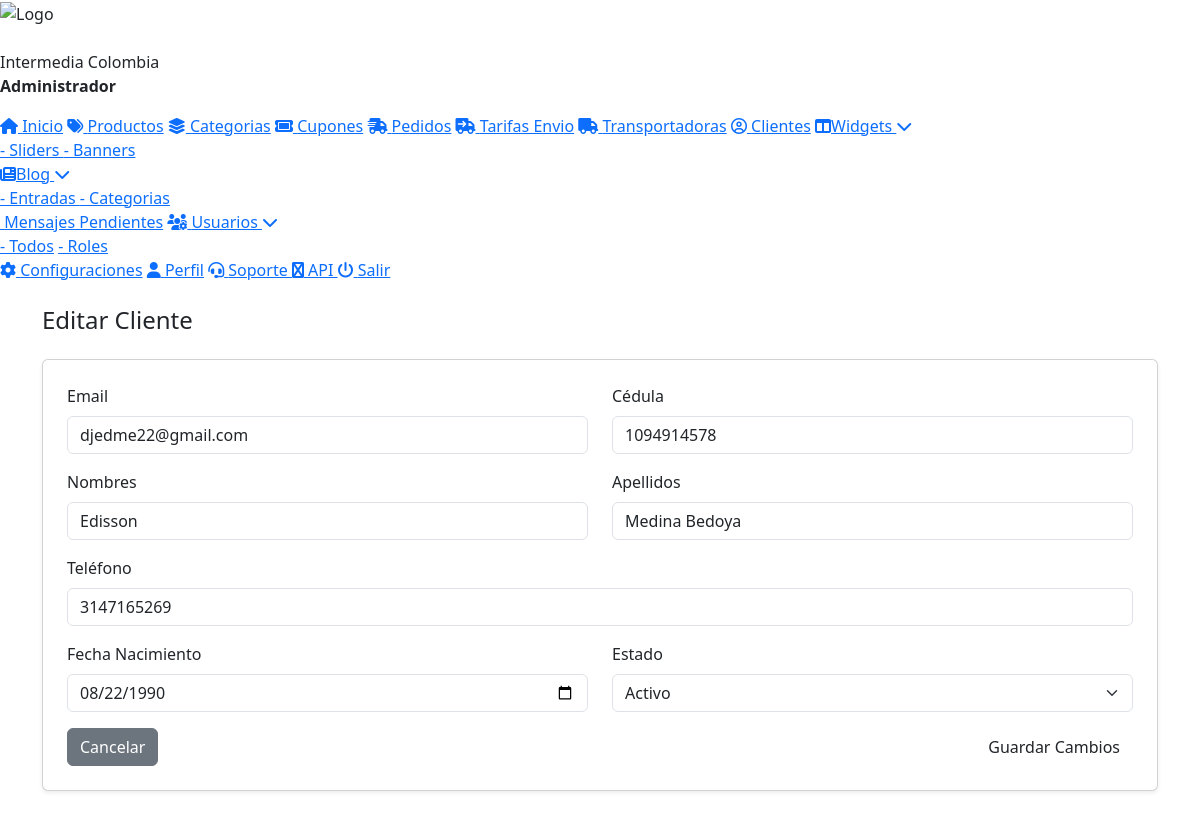
Screenshot of /admin/clients/client_edit.php?id=32 (signed in) with the database file from the repository.
### tables this page shows
CREATE TABLE `roles` (
  `id` int NOT NULL,
  `name` varchar(50) NOT NULL,
  `description` text,
  `created_at` timestamp NULL DEFAULT CURRENT_TIMESTAMP,
  `updated_at` timestamp NULL DEFAULT CURRENT_TIMESTAMP ON UPDATE CURRENT_TIMESTAMP,
  `borrado` tinyint NOT NULL DEFAULT '0'
);

CREATE TABLE `users` (
  `id` int UNSIGNED NOT NULL,
  `email` varchar(190) NOT NULL,
  `first_name` varchar(100) NOT NULL,
  `last_name` varchar(100) NOT NULL,
  `cc_number` varchar(30) NOT NULL,
  `dial_code` varchar(10) NOT NULL,
  `phone` varchar(30) NOT NULL,
  `birth_date` date NOT NULL,
  `status` enum('active','inactive','deleted') DEFAULT 'active',
  `created_at` timestamp NULL DEFAULT CURRENT_TIMESTAMP,
  `updated_at` timestamp NULL DEFAULT CURRENT_TIMESTAMP ON UPDATE CURRENT_TIMESTAMP
);

### admin/login/session.php (called while the page is built, shortened)
<?php
require_once __DIR__ . '/../../inc/config.php';
try {
    $pdo = new PDO("mysql:host=$host;dbname=$dbname;charset=utf8", $dbuser, $dbpass);
    $pdo->setAttribute(PDO::ATTR_ERRMODE, PDO::ERRMODE_EXCEPTION);
} catch (PDOException $e) {
    die("Error de conexión: " . $e->getMessage());
}
$nombre    = $_SESSION["user"]["nombre"];
$apellido  = $_SESSION["user"]["apellido"];
$rol_id    = $_SESSION["user"]["rol_id"];
try {
    $stmtRol = $pdo->prepare("SELECT name FROM roles WHERE id = :rol_id LIMIT 1");
    $stmtRol->execute([':rol_id' => $rol_id]);
    $rolData = $stmtRol->fetch(PDO::FETCH_ASSOC);
    $rolUser = $rolData ? $rolData['name'] : 'Sin Rol';
} catch (PDOException $e) {
    $rolUser = 'Sin Rol';
}
?>

### inc/config.php (called while the page is built, shortened)
<?php
$url = URLBASE;

### admin/clients/client_edit.php (the view, shortened to what this page needs)
<?php
require_once __DIR__ . '/../login/session.php';
require_once __DIR__ . '/../../inc/config.php';
$id = (int)($_GET['id'] ?? 0);
try {
    $pdo = new PDO("mysql:host=$host;dbname=$dbname;charset=utf8mb4",$dbuser,$dbpass,[
        PDO::ATTR_ERRMODE=>PDO::ERRMODE_EXCEPTION,
        PDO::ATTR_DEFAULT_FETCH_MODE=>PDO::FETCH_ASSOC
    ]);
} catch (Throwable $e) {
    $_SESSION['flash_type']  = 'error';
    $_SESSION['flash_title'] = 'Error';
    $_SESSION['flash_text']  = 'Error de conexión: '.$e->getMessage();
    header('Location: '.$url.'/admin/clients/');
    exit;
}
$stmt = $pdo->prepare("SELECT * FROM users WHERE id=? AND status!='deleted'");
$stmt->execute([$id]);
$client = $stmt->fetch();
?>
<!doctype html>
<html lang="es">
<head>
<?php require_once __DIR__ . '/../inc/header.php'; ?>
</head>
<body>
<?php require_once __DIR__ . '/../inc/menu.php'; ?>
<div class="container my-4">
  <h4 class="mb-4">Editar Cliente</h4>
  <form method="post" class="card p-4 shadow-sm">
    <div class="row mb-3">
      <div class="col-md-6">
        <label class="form-label">Email</label>
        <input type="email" name="email" class="form-control" required value="<?= htmlspecialchars($client['email']) ?>">
      </div>
      <div class="col-md-6">
        <label class="form-label">Cédula</label>
        <input type="text" name="cc_number" class="form-control" value="<?= htmlspecialchars($client['cc_number']) ?>">
      </div>
    </div>
    <div class="row mb-3">
      <div class="col-md-6">
        <label class="form-label">Nombres</label>
        <input type="text" name="first_name" class="form-control" required value="<?= htmlspecialchars($client['first_name']) ?>">
      </div>
      <div class="col-md-6">
        <label class="form-label">Apellidos</label>
        <input type="text" name="last_name" class="form-control" value="<?= htmlspecialchars($client['last_name']) ?>">
      </div>
    </div>
    <div class="row mb-3">
  <div class="col-md-12">
    <label class="form-label">Teléfono</label>
    <input type="tel" id="phone" name="phone" class="form-control" value="<?= htmlspecialchars($client['phone']) ?>">
  </div>
</div>
    <div class="row mb-3">
      <div class="col-md-6">
        <label class="form-label">Fecha Nacimiento</label>
        <input type="date" name="birth_date" class="form-control" value="<?= htmlspecialchars($client['birth_date']) ?>">
      </div>
      <div class="col-md-6">
        <label class="form-label">Estado</label>
        <select name="status" class="form-select">
          <option value="active"   <?= $client['status']==='active'?'selected':'' ?>>Activo</option>
        </select>
      </div>
    </div>
    <div class="d-flex justify-content-between">
      <a href="<?= $url ?>/admin/clients/client_profile.php?id=<?= $id ?>" class="btn btn-secondary">Cancelar</a>
      <button type="submit" class="btn btn-brand">Guardar Cambios</button>
    </div>
  </form>
</div>
<link rel="stylesheet" href="https://cdnjs.cloudflare.com/ajax/libs/intl-tel-input/17.0.19/css/intlTelInput.css" />
</body>
</html>

### admin/inc/menu.php (shortened to what this page needs)
<div class="menu">
        <div class="logo-container">
            <img src="<?php echo URLBASE; ?><?php echo SITE_LOGO; ?>?<?php echo time()?>" alt="Logo">
			 <br><br>
   <?php echo htmlspecialchars($nombre . " " . $apellido); ?>
    <p><strong><?php echo htmlspecialchars($rolUser); ?></strong></p>
        </div>
	<a href="<?php echo URLBASE;?>/admin/" onclick="closeSubmenus()"><i class="fa fa-home"></i> Inicio</a>
	<a href="<?php echo URLBASE;?>/admin/products/" onclick="closeSubmenus()"><i class="fa-solid fa-tags"></i> Productos</a>
	<a href="<?php echo URLBASE;?>/admin/categories/" onclick="closeSubmenus()"><i class="fa-solid fa-layer-group"></i> Categorias</a>
	<a href="<?php echo URLBASE;?>/admin/coupons/" onclick="closeSubmenus()"><i class="fa-solid fa-ticket"></i> Cupones</a>
	<a href="<?php echo URLBASE;?>/admin/orders/" onclick="closeSubmenus()"><i class="fa-solid fa-truck-fast"></i> Pedidos</a>
	<a href="<?php echo URLBASE;?>/admin/shipping_rates/" onclick="closeSubmenus()"><i class="fa-solid fa-truck-arrow-right"></i> Tarifas Envio</a>
	<a href="<?php echo URLBASE;?>/admin/transporters/" onclick="closeSubmenus()"><i class="fa-solid fa-truck"></i> Transportadoras</a>
	<a href="<?php echo URLBASE;?>/admin/clients/" onclick="closeSubmenus()"><i class="fa-regular fa-circle-user"></i> Clientes</a>
	<a href="#" class="has-submenu" onclick="toggleSubmenu(event)">
        <i class="fa-solid fa-table-columns"></i>Widgets <i class="fa fa-chevron-down"></i>
    </a>
    <div class="submenu">
            <a href="<?php echo URLBASE;?>/admin/sliders/" onclick="closeSubmenus()">- Sliders
            </a>
			<a href="<?php echo URLBASE;?>/admin/banners/" onclick="closeSubmenus()">- Banners
            </a>
    </div>
	<a href="#" class="has-submenu" onclick="toggleSubmenu(event)">
        <i class="fa-solid fa-newspaper"></i>Blog <i class="fa fa-chevron-down"></i>
    </a>
    <div class="submenu">
            <a href="<?php echo URLBASE;?>/admin/blog/" onclick="closeSubmenus()">- Entradas
            </a>
		<a href="<?php echo URLBASE;?>/admin/blog/categories.php" onclick="closeSubmenus()">- Categorias
            </a>
    </div>
	<?php if (isset($_SESSION["user_permissions"]) && in_array('Ver Mensajes Pendientes', $_SESSION["user_permissions"])): ?>
	 <a href="<?php echo URLBASE;?>/admin/ws_outbox/" onclick="closeSubmenus()"><i class="fa fa-clock-o"></i> Mensajes Pendientes</a>
	<?php endif; ?>
	 <?php if (isset($_SESSION["user_permissions"]) && in_array('Ver y Editar Usuarios', $_SESSION["user_permissions"])): ?>
	<a href="#" class="has-submenu" onclick="toggleSubmenu(event)"><i class="fa-solid fa-users-gear"></i> Usuarios <i class="fa fa-chevron-down"></i></a>
        <div class="submenu">
	 <a href="<?php echo URLBASE;?>/admin/users/" onclick="closeSubmenus()">- Todos</a>
	<?php if (isset($_SESSION["user_permissions"]) && in_array('Gestionar Roles', $_SESSION["user_permissions"])): ?>
	<a href="<?php echo URLBASE;?>/admin/users/roles.php" onclick="closeSubmenus()">- Roles</a>
	<?php endif; ?>
	</div>
	 <?php endif; ?>
	<a href="<?php echo URLBASE;?>/admin/config/" onclick="closeSubmenus()"><i class="fa fa-cog"></i> Configuraciones</a>
	<a href="<?php echo URLBASE;?>/admin/profile/" onclick="closeSubmenus()"><i class="fa fa-user"></i> Perfil</a>
    <a href="<?php echo URLBASE;?>/admin/support/" onclick="closeSubmenus()"><i class="fas fa-headset"></i> Soporte </a>
    <a href="https://app.360messenger.com/index.php?rp=/login" target="_blank" onclick="closeSubmenus()"><i class="fa fa-whatsapp"></i> API </a>
  <a href="<?php echo URLBASE;?>/admin/login/logout.php" onclick="closeSubmenus()">
    <i class="fa fa-power-off"></i> Salir
  </a>
</div>

### rows the page displays
roles: name "Administrador"
users: email "djedme22@gmail.com", cc_number "1094914578", first_name "Edisson", last_name "Medina Bedoya", phone "3147165269", birth_date "08/22/1990", status "Activo"

### other values shown
$nombre . " " . $apellido "Intermedia Colombia"
